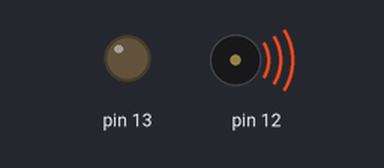
Bench run of a sketch on a simulated Arduino Uno, built with avr-gcc and run on an emulated ATmega328P. Shown: output pins drawn as LEDs (lit = HIGH), buzzer (waves = sounding).

Above: at 1.0 s.
At 5.5 s:
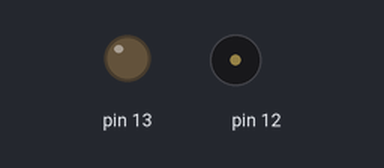
Timing chart, 0 to 6.9 s (numbered marks = the images above):
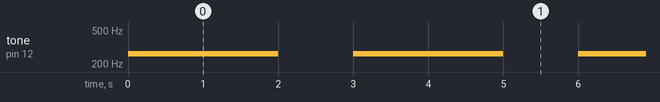

Measured:
- by itself, tone on pin 12: alternates 262 Hz for 2.0 s and silent for 1.0 s, 24 changes in all, then stays silent

The sketch:

SpeakerDemo.ino
```cpp
#include <SpeakerController.h>
#include <ButtonController.h>
#include <LedController.h>

SpeakerController* p_speaker = nullptr;
ButtonController* p_button = nullptr;
LedController* p_led = nullptr;

void setup()
{
  p_speaker = new SpeakerController(12);
  p_button = new ButtonController(7, 10);
  p_led = new LedController(13);
}

void loop()
{
  p_speaker->sound(SpeakerController::C, 2000);
  delay(3000);
}
```
